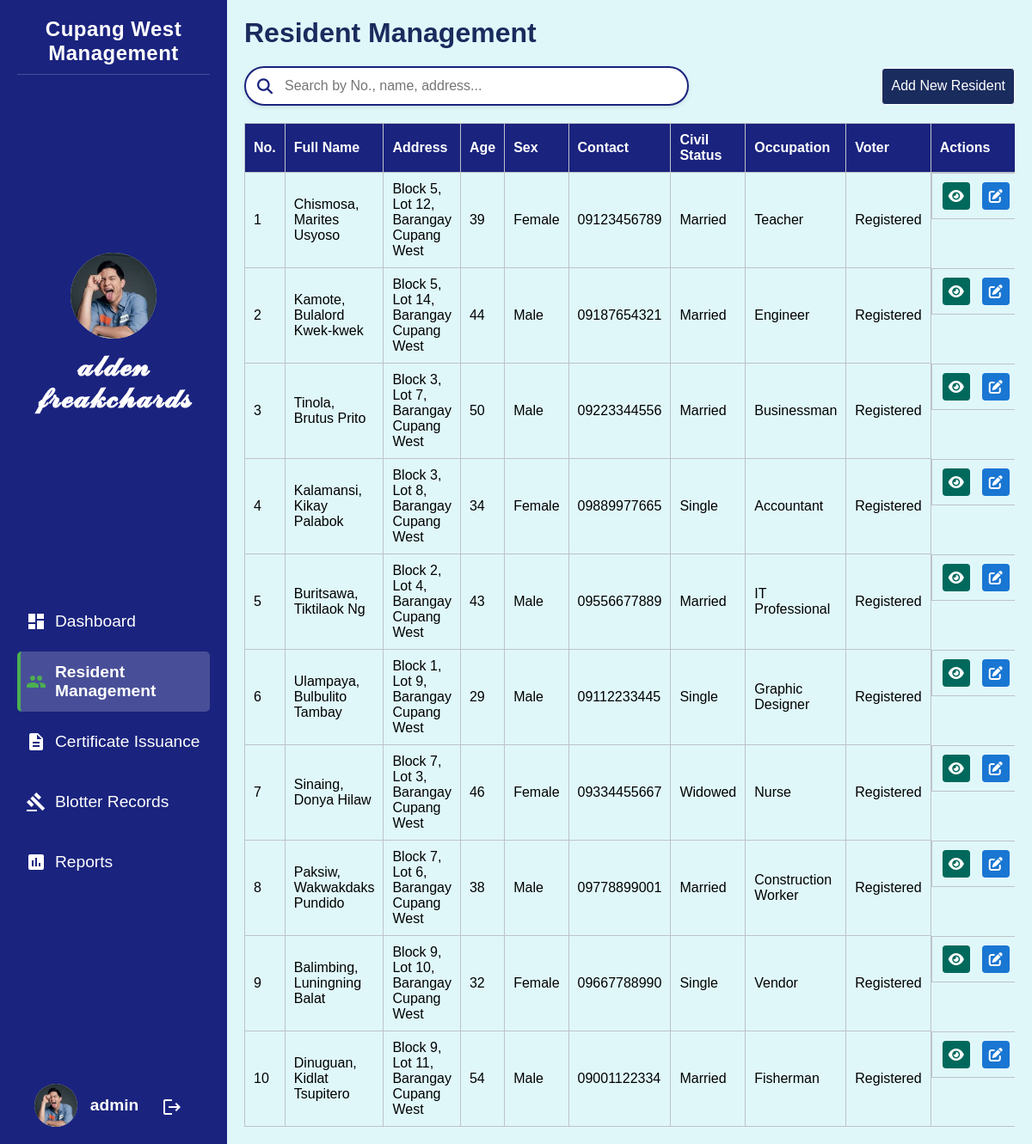
The app's page /pages/residents.php (signed in) with its own data.
### tables this page shows
CREATE TABLE `residents` (
  `id` int(11) NOT NULL,
  `surname` varchar(50) NOT NULL,
  `firstname` varchar(50) NOT NULL,
  `middlename` varchar(100) DEFAULT NULL,
  `birthdate` date DEFAULT NULL,
  `sex` enum('Male','Female','Others','') NOT NULL,
  `address` varchar(200) NOT NULL,
  `contact` varchar(20) DEFAULT NULL,
  `email` varchar(100) DEFAULT NULL,
  `civil_status` varchar(20) DEFAULT NULL,
  `occupation` varchar(100) DEFAULT NULL,
  `education` varchar(100) DEFAULT NULL,
  `voter_status` varchar(20) DEFAULT NULL,
  `pwd_status` varchar(5) DEFAULT NULL,
  `philhealth_status` varchar(50) DEFAULT NULL,
  `4ps_status` varchar(5) DEFAULT NULL,
  `emergency_contact_name` varchar(255) DEFAULT NULL,
  `emergency_contact_number` varchar(20) DEFAULT NULL,
  `blood_type` varchar(5) DEFAULT NULL,
  `religion` varchar(100) DEFAULT NULL,
  `nationality` varchar(50) DEFAULT 'Filipino',
  `date_of_residency` date DEFAULT NULL,
  `archived` tinyint(1) NOT NULL DEFAULT 0 COMMENT 'Archive status: 0 = active, 1 = archived'
);

### pages/residents.php (the view, shortened to what this page needs)
<?php
require("partials/head.php");
$records_per_page = 10;
$page = isset($_GET['page']) ? (int)$_GET['page'] : 1;
$offset = ($page - 1) * $records_per_page;
$conn = getDatabaseConnection();
$residents = [];
if ($conn) {
    $query = "SELECT r.id,
              CONCAT(r.surname, ', ', r.firstname, ' ', r.middlename) AS fullname,
              r.address, r.birthdate, r.sex, r.contact,
              r.civil_status, r.occupation, r.voter_status,
              TIMESTAMPDIFF(YEAR, r.birthdate, CURDATE()) AS age
          FROM residents r
          WHERE r.archived = 0
          ORDER BY r.id ASC
          LIMIT $offset, $records_per_page";
    $result = mysqli_query($conn, $query);
    if ($result) {
        while ($row = mysqli_fetch_assoc($result)) {
            $residents[] = $row;
        }
    }
}
?>
<?php require("partials/sidebar.php") ?>
<div class="main-content">
    <div class="header-container">
        <h1>Resident Management</h1>
    </div>
    <div class="search-and-add-container">
        <div class="search-box">
            <i class="fas fa-search search-icon"></i>
            <input type="text" id="searchInput" placeholder="Search by No., name, address...">
        </div>
        <button class="text-button add-btn" onclick="addResident()">Add New Resident</button>
    </div>
    <div class="table-container">
        <table id="residentTable">
            <thead>
                <tr>
                    <th>No.</th>
                    <th>Full Name</th>
                    <th>Address</th>
                    <th>Age</th>
                    <th>Sex</th>
                    <th>Contact</th>
                    <th>Civil Status</th>
                    <th>Occupation</th>
                    <th>Voter</th>
                    <th>Actions</th>
                </tr>
            </thead>
            <tbody id="residentTableBody">
                <?php foreach ($residents as $index => $resident): ?>
                    <tr>
                        <td><?= ($offset + $index + 1) ?></td>
                        <td><?= htmlspecialchars($resident['fullname']) ?></td>
                        <td><?= htmlspecialchars($resident['address']) ?></td>
                        <td><?= htmlspecialchars($resident['age']) ?></td>
                        <td><?= htmlspecialchars($resident['sex']) ?></td>
                        <td><?= htmlspecialchars($resident['contact']) ?></td>
                        <td><?= htmlspecialchars($resident['civil_status'] ?? 'N/A') ?></td>
                        <td><?= htmlspecialchars($resident['occupation'] ?? 'N/A') ?></td>
                        <td><?= htmlspecialchars($resident['voter_status'] ?? 'N/A') ?></td>
                        <td class="action-buttons">
                            <button class="icon-button view-btn" onclick="openModal('partials/resident-view.php?id=<?= $resident['id'] ?>')" title="View Resident Details">
                                <i class="fas fa-eye"></i>
                            </button>
                            <button class="icon-button edit-btn" onclick="editResident(<?= $resident['id'] ?>)" title="Edit Resident">
                                <i class="fas fa-edit"></i>
                            </button>
                        </td>
                    </tr>
                <?php endforeach; ?>
            </tbody>
        </table>
    </div>
</div>
<?php require("partials/foot.php"); ?>

### assets/css/main.css (style rules this page uses)
body { font-family: 'Arial', sans-serif; margin: 0; display: flex; height: 100vh; }
.main-content { background-color: #e0f7fa; flex-grow: 1; padding: 20px; overflow-y: auto; transition: margin-left 0.3s ease; width: 80vw; }
.main-content h1 { text-align: center; color: #1a2b5d; margin-top: 0; }
button { padding: 10px 20px; border: none; border-radius: 5px; background-color: #1a237e; color: #ffffff; cursor: pointer; }
.table-container { margin-top: 20px; overflow-x: auto; }
table { width: 100%; border-collapse: collapse; }
table, th, td { border: 1px solid #bdc3c7; }
th, td { padding: 10px; text-align: left; }
th { background-color: #1a237e; color: white; }
.header-container { display: flex; justify-content: center; align-items: center; margin-bottom: 20px; }
.header-container h1 { margin: 0; }
.search-and-add-container { margin: 20px 0; width: 100%; display: flex; justify-content: space-between; align-items: center; }
.search-box { position: relative; width: 50%; max-width: 500px; }
.search-box input { width: 100%; padding: 12px 20px 12px 45px; border: 2px solid #1a237e; border-radius: 25px; font-size: 16px; box-shadow: 0 2px 5px rgba(0, 0, 0, 0.1); transition: all 0.3s; }
.search-icon { position: absolute; left: 15px; top: 50%; transform: translateY(-50%); color: #1a237e; font-size: 18px; }
.add-btn { height: 43px; display: flex; align-items: center; font-size: 16px; border-radius: 25px; padding: 0 25px; background-color: #1a237e; color: white; transition: all 0.3s; }
.icon-button { background-color: transparent; border: none; width: 32px; height: 32px; border-radius: 50%; display: inline-flex; justify-content: center; align-items: center; cursor: pointer; color: white; margin: 0 2px; transition: all 0.3s; }
.icon-button i { font-size: 16px; }
.icon-button.view-btn { background-color: #00695c; }
.icon-button.edit-btn { background-color: #1976d2; }

### assets/css/modal.css (style rules this page uses)
.action-buttons { display: flex; gap: 10px; justify-content: center; }
.text-button { padding: 5px 10px; background-color: #1a2b5d; color: white; border: 1px solid #ffffff; border-radius: 4px; cursor: pointer; transition: all 0.2s; }
.icon-button { background: none; border: none; cursor: pointer; font-size: 1rem; padding: 5px; border-radius: 4px; transition: all 0.2s ease; }
.edit-btn { color: white; }
.header-container { display: flex; justify-content: space-between; align-items: center; margin-bottom: 20px; }
.view-btn { background-color: #4CAF50; color: white; border: none; }

### records on screen
residents: index "1", fullname "Chismosa, Marites Usyoso", address "Block 5, Lot 12, Barangay Cupang West", age "39", sex "Female", contact "09123456789", civil_status "Married", occupation "Teacher", voter_status "Registered"
residents: index "2", fullname "Kamote, Bulalord Kwek-kwek", address "Block 5, Lot 14, Barangay Cupang West", age "44", sex "Male", contact "09187654321", civil_status "Married", occupation "Engineer", voter_status "Registered"
residents: index "3", fullname "Tinola, Brutus Prito", address "Block 3, Lot 7, Barangay Cupang West", age "50", sex "Male", contact "09223344556", civil_status "Married", occupation "Businessman", voter_status "Registered"
residents: index "4", fullname "Kalamansi, Kikay Palabok", address "Block 3, Lot 8, Barangay Cupang West", age "34", sex "Female", contact "09889977665", civil_status "Single", occupation "Accountant", voter_status "Registered"
residents: index "5", fullname "Buritsawa, Tiktilaok Ng", address "Block 2, Lot 4, Barangay Cupang West", age "43", sex "Male", contact "09556677889", civil_status "Married", occupation "IT Professional", voter_status "Registered"
residents: index "6", fullname "Ulampaya, Bulbulito Tambay", address "Block 1, Lot 9, Barangay Cupang West", age "29", sex "Male", contact "09112233445", civil_status "Single", occupation "Graphic Designer", voter_status "Registered"
residents: index "7", fullname "Sinaing, Donya Hilaw", address "Block 7, Lot 3, Barangay Cupang West", age "46", sex "Female", contact "09334455667", civil_status "Widowed", occupation "Nurse", voter_status "Registered"
residents: index "8", fullname "Paksiw, Wakwakdaks Pundido", address "Block 7, Lot 6, Barangay Cupang West", age "38", sex "Male", contact "09778899001", civil_status "Married", occupation "Construction Worker", voter_status "Registered"
residents: index "9", fullname "Balimbing, Luningning Balat", address "Block 9, Lot 10, Barangay Cupang West", age "32", sex "Female", contact "09667788990", civil_status "Single", occupation "Vendor", voter_status "Registered"
residents: index "10", fullname "Dinuguan, Kidlat Tsupitero", address "Block 9, Lot 11, Barangay Cupang West", age "54", sex "Male", contact "09001122334", civil_status "Married", occupation "Fisherman", voter_status "Registered"

### other values on screen
$_SESSION['username'] "admin"
